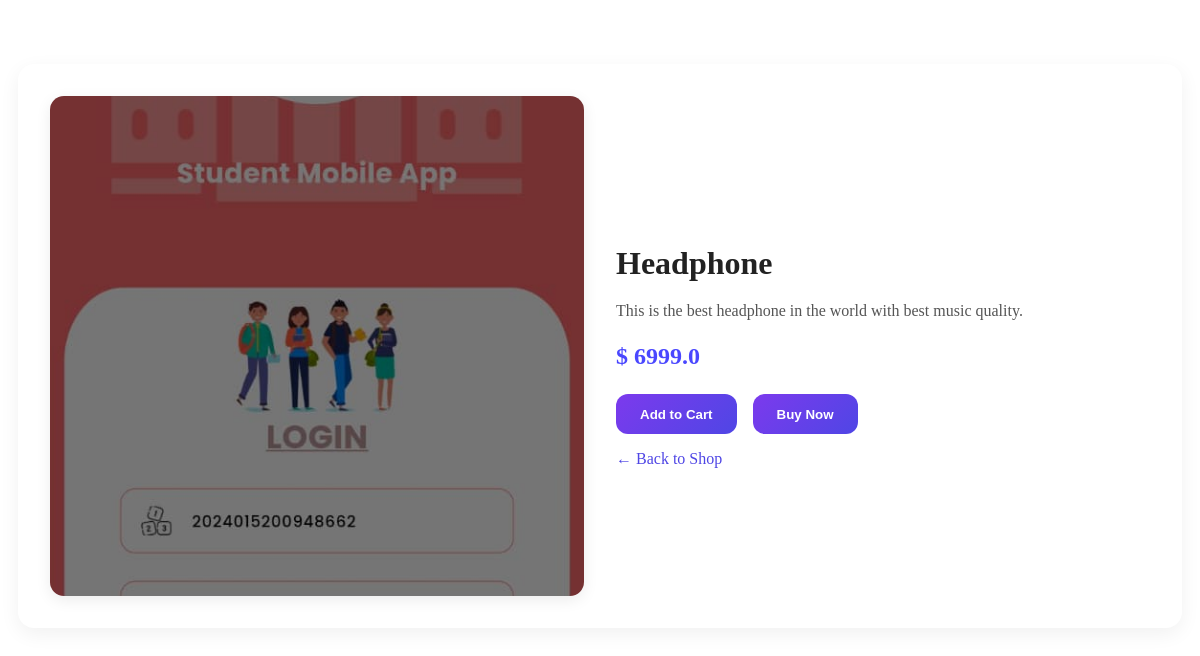
Page /product/1 on the committed database.
### models.py (models this page shows)
class Product(db.Model):
    id = db.Column(db.Integer, primary_key=True)
    name = db.Column(db.String(100), nullable=False)
    category = db.Column(db.String(50), nullable=False)
    price = db.Column(db.Float, nullable=False)
    old_price = db.Column(db.Float)       # <-- new column
    discount = db.Column(db.Float)        # <-- new column
    rating = db.Column(db.Integer)        # <-- new column
    image = db.Column(db.String(200))
    description = db.Column(db.Text)

### routes.py (the view)
        @self.app.route('/product/<int:id>')
        def product_detail(id):
            product = Product.query.get_or_404(id)
            return render_template('productpage.html', product=product)

### templates/productpage.html (shortened to what this page needs)
<!DOCTYPE html>
<html lang="en">
<head>
  <link rel="stylesheet" href="{{ url_for('static', filename='CSS/productpage.css') }}">
</head>
<body>
  <div class="product-page">
    <img src="{{ url_for('static', filename=product.image) }}" alt="{{ product.name }}">
    <div class="product-details">
      <h1>{{ product.name }}</h1>
      <p>{{ product.description }}</p>
      <div class="product-price">$ {{ product.price }}</div>
      <div class="product-actions">
        <button>Add to Cart</button>
        <button>Buy Now</button>
      </div>
      <a href="{{ url_for('shop') }}" class="back-link">← Back to Shop</a>
    </div>
  </div>
</body>
</html>

### static/CSS/productpage.css (style rules this page uses)
.product-page { max-width: 1100px; margin: 4rem auto; padding: 2rem; background: #fff; border-radius: 16px; box-shadow: 0 6px 20px rgba(0,0,0,0.06); display: grid; grid-template-columns: 1fr 1fr; gap: 2rem; align-items: center; }
.product-page img { width: 100%; max-height: 500px; object-fit: cover; border-radius: 14px; box-shadow: 0 4px 15px rgba(0,0,0,0.08); }
.product-details h1 { font-size: 2rem; font-weight: 700; color: #222; margin-bottom: 1rem; }
.product-details p { font-size: 1rem; color: #555; margin-bottom: 1.2rem; line-height: 1.6; }
.product-price { font-size: 1.5rem; font-weight: 700; color: #4a47ff; margin-bottom: 1.5rem; }
.product-actions { display: flex; gap: 1rem; }
.product-actions a, .product-actions button { text-decoration: none; background: linear-gradient(135deg, #7c3aed, #4f46e5); color: #fff; padding: 0.8rem 1.5rem; border-radius: 12px; font-weight: 600; transition: 0.3s; border: none; cursor: pointer; }
.back-link { display: inline-block; margin-top: 1rem; color: #4f46e5; text-decoration: none; font-weight: 500; }

### rows in the picture
Product: image (picture), name "Headphone", description "This is the best headphone in the world with best music quality.", price "6999.0"
